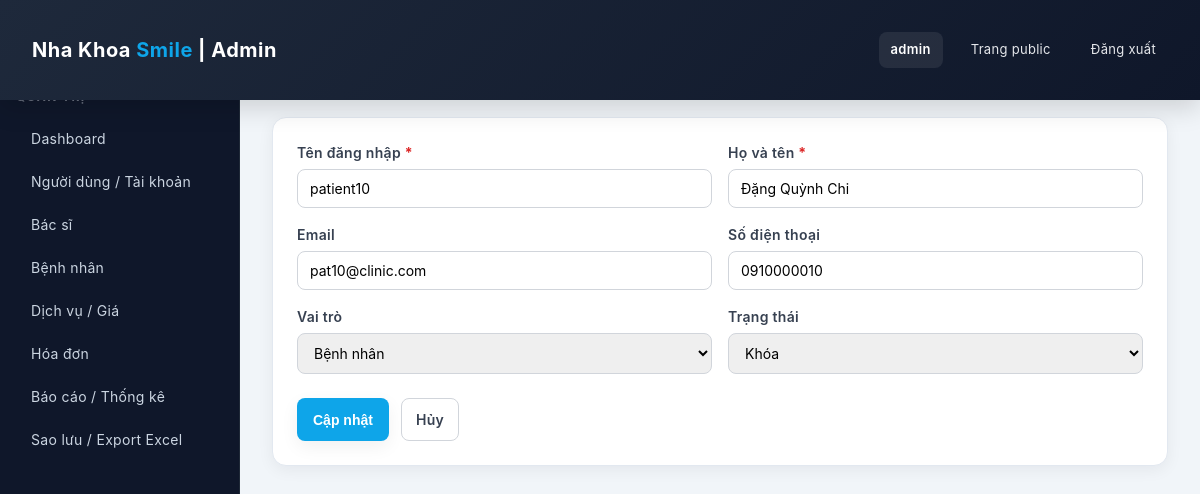
The page /index.php?controller=admin&action=editUser&id=17 (signed in) on the database its author committed.
### tables this page shows
CREATE TABLE `users` (
  `user_id` int(11) NOT NULL,
  `username` varchar(50) NOT NULL,
  `password_hash` varchar(255) NOT NULL,
  `full_name` varchar(100) NOT NULL,
  `phone` varchar(20) DEFAULT NULL,
  `email` varchar(100) DEFAULT NULL,
  `role` enum('admin','receptionist','doctor','patient') NOT NULL,
  `status` tinyint(1) NOT NULL DEFAULT 1,
  `created_at` datetime NOT NULL DEFAULT current_timestamp(),
  `updated_at` datetime DEFAULT NULL ON UPDATE current_timestamp()
);

### controllers/AdminController.php (called while the page is built, shortened)
<?php
class AdminController
{
    public function editUser()
    {
        $pdo = getPDO();
        $id = isset($_GET['id']) ? (int)$_GET['id'] : 0;
        $stmt = $pdo->prepare("
        SELECT user_id, username, full_name, email, phone, role, status
        FROM users
        WHERE user_id = :id
    ");
        $stmt->execute(['id' => $id]);
        $user = $stmt->fetch();
        $old   = $user;
        $mode      = 'edit';
        include __DIR__ . '/../views/layouts/admin_layout.php';
    }
}

### index.php (called while the page is built, shortened)
<?php
$actionName     = isset($_GET['action']) ? $_GET['action'] : 'index';
$controller = new $className();
$controller->$actionName();

### views/admin/user_form.php (the view, shortened to what this page needs)
<?php
$mode = $mode ?? 'create';
$isEdit = ($mode === 'edit');
$formAction = $isEdit
    ? "index.php?controller=admin&action=editUser&id=" . urlencode($old['user_id'])
    : "index.php?controller=admin&action=createUser";
$title = $isEdit ? 'Chỉnh sửa tài khoản' : 'Thêm tài khoản mới';
?>
<section class="admin-user-form">
    <h1><?= htmlspecialchars($title) ?></h1>
    <p class="subtitle">
    </p>
    <form method="post" action="<?= $formAction ?>" class="form-card">
        <div class="form-row-2col">
            <div class="form-group">
                <label>Tên đăng nhập <span class="required">*</span></label>
                <input type="text" name="username" required
                    value="<?= htmlspecialchars($old['username'] ?? '') ?>">
            </div>
            <div class="form-group">
                <label>Họ và tên <span class="required">*</span></label>
                <input type="text" name="full_name" required
                    value="<?= htmlspecialchars($old['full_name'] ?? '') ?>">
            </div>
        </div>
        <div class="form-row-2col">
            <div class="form-group">
                <label>Email</label>
                <input type="email" name="email"
                    value="<?= htmlspecialchars($old['email'] ?? '') ?>">
            </div>
            <div class="form-group">
                <label>Số điện thoại</label>
                <input type="text" name="phone"
                    value="<?= htmlspecialchars($old['phone'] ?? '') ?>">
            </div>
        </div>
        <div class="form-row-2col">
            <div class="form-group">
                <label>Vai trò</label>
                <select name="role">
                    <option value="patient" <?= (($old['role'] ?? '') === 'patient' ? 'selected' : '') ?>>Bệnh nhân</option>
                </select>
            </div>
            <div class="form-group">
                <label>Trạng thái</label>
                <select name="status">
                    <option value="0" <?= (($old['status'] ?? 1) == 0 ? 'selected' : '') ?>>Khóa</option>
                </select>
            </div>
        </div>
        <div class="form-actions">
            <button type="submit" class="btn-primary">
                <?= $isEdit ? 'Cập nhật' : 'Lưu tài khoản' ?>
            </button>
            <a href="index.php?controller=admin&action=users" class="btn-secondary">Hủy</a>
        </div>
    </form>
</section>

### public/css/public.css (style rules this page uses)
* { margin: 0; padding: 0; box-sizing: border-box; }
body { margin: 0; font-family: 'Segoe UI', Tahoma, Geneva, Verdana, sans-serif; background: #f8f9fa; color: #2d3748; line-height: 1.6; }
.btn-primary, .btn-secondary { display: inline-block; padding: 12px 24px; border-radius: 8px; border: none; cursor: pointer; text-decoration: none; font-size: 14px; font-weight: 600; transition: all 0.3s ease; }
.btn-primary { background: #0ea5e9; color: white; }
.btn-secondary { background: #e2e8f0; color: #2d3748; border: 2px solid #cbd5e1; }
:root { --primary: #0ea5e9; --primary-600: #0284c7; --accent: #06b6d4; --muted: #6b7280; --text: #0f172a; --bg: #f7fafc; --surface: #ffffff; --border: #e6edf3; --radius: 12px; --shadow-sm: 0 6px 18px rgba(2,6,23,0.06); }
* { box-sizing: border-box; }
html, body { height: 100%; }
body { margin: 0; font-family: -apple-system, BlinkMacSystemFont, 'Segoe UI', 'Roboto', 'Oxygen', 'Ubuntu', 'Cantarell', 'Fira Sans', 'Droid Sans', 'Helvetica Neue', sans-serif; background: var(--bg); color: var(--text); -webkit-font-smoothing: antialiased; -moz-osx-font-smoothing: grayscale; line-height: 1.5; font-weight: 400; letter-spacing: 0.3px; }
.btn-primary, .btn-secondary { display:inline-block; padding:10px 18px; border-radius:10px; text-decoration:none; font-weight:700; cursor:pointer; }
.btn-primary { background: linear-gradient(180deg,var(--primary),var(--primary-600)); color:#fff; border:none; box-shadow:var(--shadow-sm); }
.btn-secondary { background:transparent; border:1px solid var(--border); color:var(--muted); }

### public/css/admin.css (style rules this page uses)
html, body { height: 100%; margin: 0; padding: 0; overflow-y: auto; }
.btn-primary { display: inline-block; padding: 10px 16px; border-radius: 8px; border: none; background: #0ea5e9; color: #ffffff; font-size: 14px; font-weight: 700; cursor: pointer; text-decoration: none; text-align: center; transition: all 0.25s ease; }
.btn-secondary { display: inline-block; padding: 10px 14px; border-radius: 8px; border: 1px solid #d1d5db; font-size: 14px; font-weight: 600; text-decoration: none; color: #374151; background: #ffffff; cursor: pointer; transition: all 0.25s ease; }
.admin-user-form { width: 100%; }
.admin-user-form h1 { margin: 0 0 6px 0; font-size: 28px; font-weight: 800; color: #0f172a; }
.admin-user-form .subtitle { margin: 0 0 20px 0; font-size: 14px; color: #6b7280; }
.form-card { background: #ffffff; border-radius: 14px; padding: 24px; box-shadow: 0 4px 16px rgba(15, 23, 42, 0.06); border: 1px solid #e2e8f0; display: flex; flex-direction: column; gap: 16px; }
.form-row-2col { display: grid; grid-template-columns: repeat(2, minmax(0, 1fr)); gap: 16px; }
.form-group { display: flex; flex-direction: column; gap: 6px; }
.form-group label { font-size: 14px; font-weight: 600; color: #374151; }
.form-group input, .form-group select, .form-group textarea { padding: 10px 12px; border-radius: 8px; border: 1px solid #d1d5db; font-size: 14px; font-family: inherit; transition: all 0.2s ease; }
.required { color: #dc2626; font-weight: 700; }
.form-actions { display: flex; gap: 12px; margin-top: 8px; }

### rows shown on the page
users: username "patient10", full_name "Đặng Quỳnh Chi", email "pat10@clinic.com", phone "0910000010", role "Bệnh nhân", status "Khóa"

### other values the page prints
$_SESSION['role'] "admin"
$title "Chỉnh sửa tài khoản"
